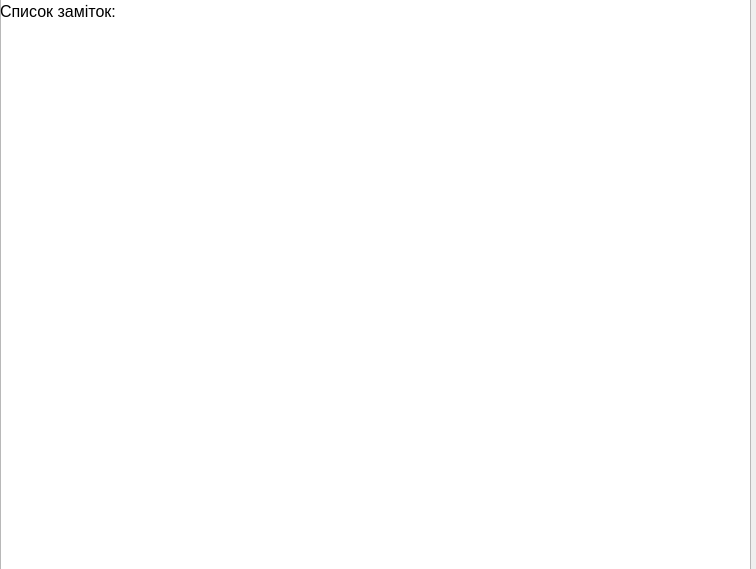
<?xml version="1.0" encoding="UTF-8"?>
<ui version="4.0">
 <class>window</class>
 <widget class="QWidget" name="window">
  <property name="geometry">
   <rect>
    <x>0</x>
    <y>0</y>
    <width>756</width>
    <height>569</height>
   </rect>
  </property>
  <property name="minimumSize">
   <size>
    <width>600</width>
    <height>500</height>
   </size>
  </property>
  <property name="windowTitle">
   <string>Розумні замітки</string>
  </property>
  <widget class="QWidget" name="horizontalLayoutWidget">
   <property name="geometry">
    <rect>
     <x>0</x>
     <y>-10</y>
     <width>751</width>
     <height>611</height>
    </rect>
   </property>
   <layout class="QHBoxLayout" name="main_layout">
    <item>
     <layout class="QVBoxLayout" name="col_left">
      <item>
       <widget class="QTextEdit" name="text_note"/>
      </item>
     </layout>
    </item>
   </layout>
  </widget>
  <widget class="QWidget" name="verticalLayoutWidget_2">
   <property name="geometry">
    <rect>
     <x>0</x>
     <y>0</y>
     <width>747</width>
     <height>23</height>
    </rect>
   </property>
   <layout class="QVBoxLayout" name="col_right">
    <item>
     <layout class="QVBoxLayout" name="verticalLayout">
      <item>
       <widget class="QLabel" name="lst_notes_label">
        <property name="font">
         <font>
          <pointsize>12</pointsize>
         </font>
        </property>
        <property name="midLineWidth">
         <number>3</number>
        </property>
        <property name="text">
         <string>Список заміток:</string>
        </property>
       </widget>
      </item>
     </layout>
    </item>
   </layout>
  </widget>
 </widget>
 <resources/>
 <connections/>
</ui>
